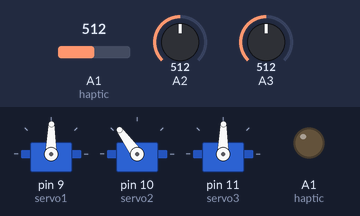
The sketch below on a simulated Arduino Uno, built with avr-gcc and run on an emulated ATmega328P. Shown: 3 × servo, output pins drawn as LEDs (lit = HIGH). The inputs (shaded band) are chosen by the test bench; at power-on: A1 (haptic) = 512, A3 = 512, A2 = 512.

Above: at 15.0 s.
15.1 s: A1 (haptic) set to 368
At 16.3 s:
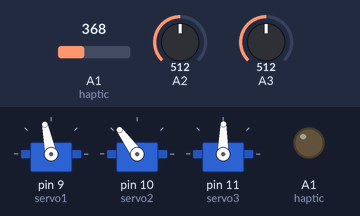
16.6 s: A3 set to 368
At 17.6 s:
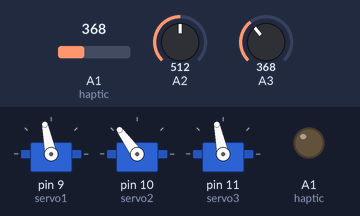
18.1 s: A2 set to 716
At 19.3 s:
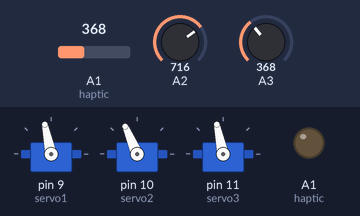
19.6 s: A2 set to 992
At 20.7 s:
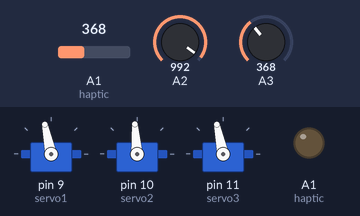
21.1 s: A1 (haptic) set to 30
At 21.4 s:
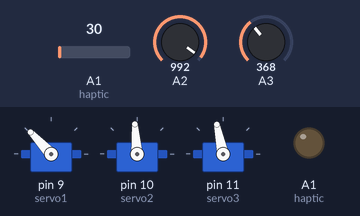
22.6 s: A3 set to 30
At 23.3 s:
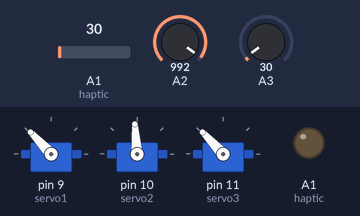
Timing chart, 0 to 25.1 s (numbered marks = the images above; inputs shaded):
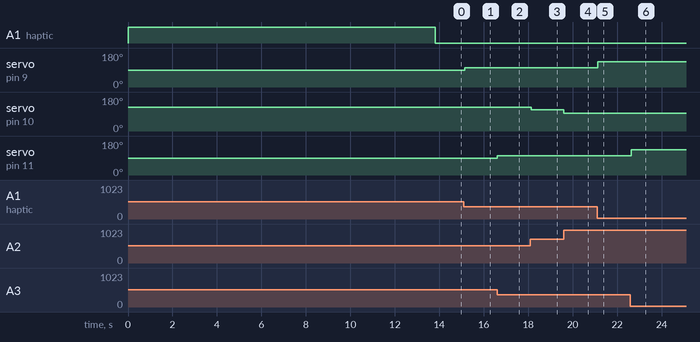

The sketch:

Prosthetic_Socket_Algorithm.ino.ino
```cpp
 #include <Servo.h>
 Servo servo1;
 Servo servo2;
 Servo servo3;
 int reading1;
 int reading2;
 int reading3;

int sensorPin  = A0;    // select the input pin for the battery
int sensorValue = 0;  // variable to store the value coming from the sensor(s)
int haptic = 15;      // select the pin for the haptic

void setup(void) {

  pinMode(haptic, OUTPUT);  ///// for battery
  // //BMS (Battery Management System)
  sensorValue = analogRead(sensorPin); //.0049 volts (4.9 mV) per unit
  if (A0 == 378)
 {
 digitalWrite (haptic, HIGH); delay(200);
 digitalWrite (haptic, HIGH); delay(200);
 delay(60*1000*45);
 }

  if (A0 == 189) ; //1010 = 4.9 volts (about)
{
digitalWrite (haptic, HIGH); delay(200);
digitalWrite (haptic, HIGH); delay(200);
digitalWrite (haptic, HIGH); delay(200);
digitalWrite (haptic, HIGH); delay(200);
delay(60*1000*45);
}
   if (189<A0<378) digitalWrite (haptic, LOW);
   if (378<A0) digitalWrite (haptic, LOW);
   if (189>A0) digitalWrite (haptic, LOW);

 //---------------------------------------------------------------------
 Serial.begin(9600);
 servo1.attach(9); //servo at digital pin 9
 servo1.write(0); //initial point for servo
 servo2.attach(10); //servo at digital pin 10
 servo2.write(0); //initial point for servo
 servo3.attach(11); //servo at digital pin 11
 servo3.write(0); //initial point for servo

}

void loop(void) {
  reading1 = analogRead(A1); //top fsr
  reading2 = analogRead(A2); //middle fsr
  reading3 = analogRead(A3); //bottom fsr


  int value1 = map(reading1, 0, 500, 135, 90); //side servo
  servo1.write(value1);

  int value2 = map(reading2, 0, 600, 160, 120); //middle servo
  servo2.write(value2);

  int value3 = map(reading3, 0, 500, 135, 90); //side servo
  servo3.write(value3);

  delay(50);
}
```

Measured:
- after the input at 15.1 s, servo on pin 9 (servo1): 89° → 102° at once
- after the input at 16.6 s, servo on pin 11 (servo3): 89° → 102° at once
- after the input at 18.1 s, servo on pin 10 (servo2): 126° → 113° at once
- after the input at 19.6 s, servo on pin 10 (servo2): 113° → 94° at once
- after the input at 21.1 s, servo on pin 9 (servo1): 102° → 133° at once
- after the input at 22.6 s, servo on pin 11 (servo3): 102° → 133° after 0.05 s
